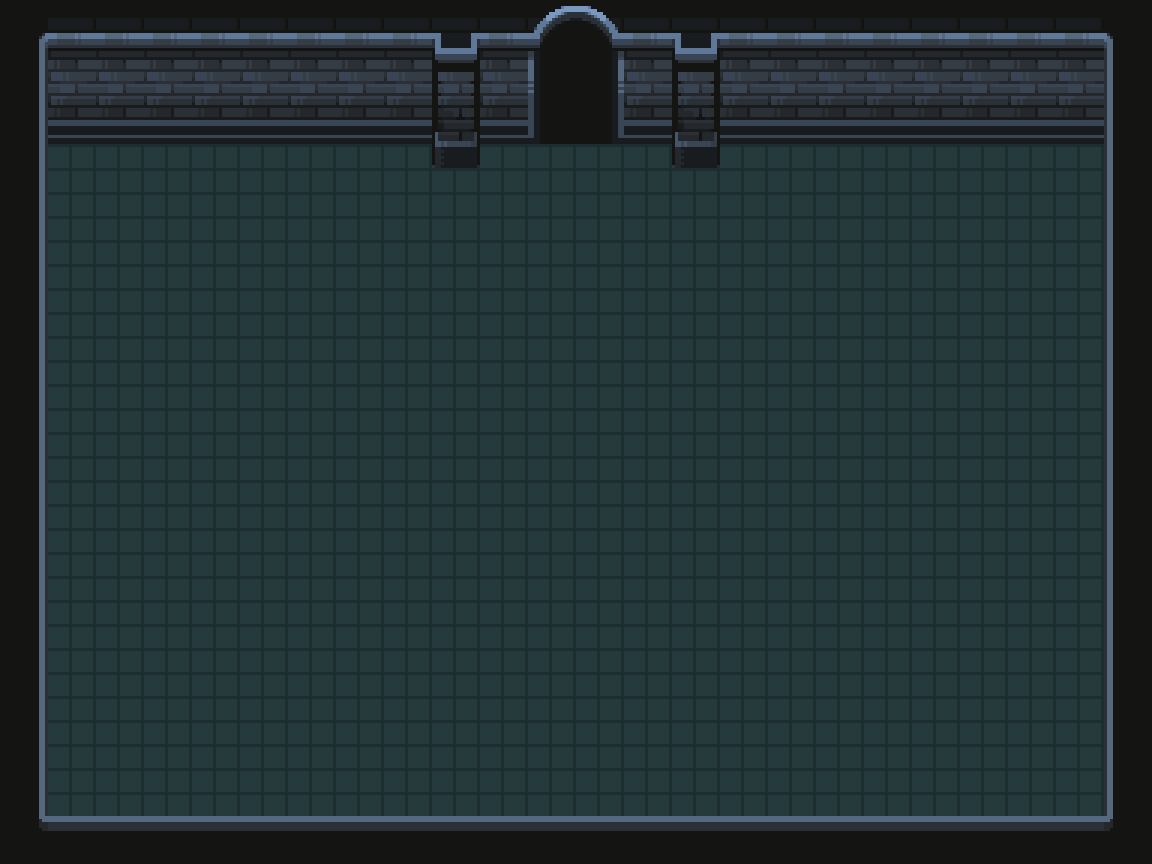

A level layout from a 2D game, rendered from its tile map. Below: a short description, then the map file with its tile-grid data intact:
An orthogonal 24x18 tile map with 48x48 px tiles, 2 tile layers (Floor, Base layer) and 5 objects (4x wall, north door).

<map version="1.10" tiledversion="1.10.1" orientation="orthogonal" renderorder="right-down" width="24" height="18" tilewidth="48" tileheight="48" infinite="0" backgroundcolor="#000000" nextlayerid="6" nextobjectid="7">
 <tileset firstgid="1" name="PixelCrawlerDungeonEnvironment" tilewidth="48" tileheight="48" tilecount="625" columns="25">
  <image source="PixelCrawlerDungeonEnvironment.png" width="1200" height="1200" />
 </tileset>
 <layer id="3" name="Floor" width="24" height="18">
  <data encoding="csv">
0,0,0,0,0,0,0,0,0,0,0,0,0,0,0,0,0,0,0,0,0,0,0,0,
0,0,0,0,0,0,0,0,0,0,0,0,0,0,0,0,0,0,0,0,0,0,0,0,
0,0,0,0,0,0,0,0,0,0,0,0,0,0,0,0,0,0,0,0,0,0,0,0,
0,31,31,31,31,31,31,31,31,31,31,31,31,31,31,31,31,31,31,31,31,31,31,0,
0,0,0,0,0,0,0,0,0,0,0,0,0,0,0,0,0,0,0,0,0,0,0,0,
0,0,0,0,0,0,0,0,0,0,0,0,0,0,0,0,0,0,0,0,0,0,0,0,
0,0,0,0,0,0,0,0,0,0,0,0,0,0,0,0,0,0,0,0,0,0,0,0,
0,0,0,0,0,0,0,0,0,0,0,0,0,0,0,0,0,0,0,0,0,0,0,0,
0,0,0,0,0,0,0,0,0,0,0,0,0,0,0,0,0,0,0,0,0,0,0,0,
0,0,0,0,0,0,0,0,0,0,0,0,0,0,0,0,0,0,0,0,0,0,0,0,
0,0,0,0,0,0,0,0,0,0,0,0,0,0,0,0,0,0,0,0,0,0,0,0,
0,0,0,0,0,0,0,0,0,0,0,0,0,0,0,0,0,0,0,0,0,0,0,0,
0,0,0,0,0,0,0,0,0,0,0,0,0,0,0,0,0,0,0,0,0,0,0,0,
0,0,0,0,0,0,0,0,0,0,0,0,0,0,0,0,0,0,0,0,0,0,0,0,
0,0,0,0,0,0,0,0,0,0,0,0,0,0,0,0,0,0,0,0,0,0,0,0,
0,0,0,0,0,0,0,0,0,0,0,0,0,0,0,0,0,0,0,0,0,31,31,0,
0,0,0,0,0,0,0,0,0,0,0,0,0,0,0,0,0,0,0,0,0,31,31,0,
0,0,0,0,0,0,0,0,0,0,0,0,0,0,0,0,0,0,0,0,0,0,0,0
</data>
 </layer>
 <layer id="2" name="Base layer" width="24" height="18">
  <data encoding="csv">
104,2,2,2,2,2,2,2,2,4,2,251,252,2,4,2,2,2,2,2,2,2,2,105,
129,27,27,27,27,27,27,27,27,29,27,276,277,27,29,27,27,27,27,27,27,27,27,130,
129,52,52,52,52,52,52,52,52,54,52,301,302,52,54,52,52,52,52,52,52,52,52,130,
129,0,0,0,0,0,0,0,0,79,31,31,31,31,79,0,0,0,0,0,0,0,0,130,
129,31,31,31,31,31,31,31,31,31,31,31,31,31,31,31,31,31,31,31,31,31,31,130,
129,31,31,31,31,31,31,31,31,31,31,31,31,31,31,31,31,31,31,31,31,31,31,130,
129,31,31,31,31,31,31,31,31,31,31,31,31,31,31,31,31,31,31,31,31,31,31,130,
129,31,31,31,31,31,31,31,31,31,31,31,31,31,31,31,31,31,31,31,31,31,31,130,
129,31,31,31,31,31,31,31,31,31,31,31,31,31,31,31,31,31,31,31,31,31,31,130,
129,31,31,31,31,31,31,31,31,31,31,31,31,31,31,31,31,31,31,31,31,31,31,130,
129,31,31,31,31,31,31,31,31,31,31,31,31,31,31,31,31,31,31,31,31,31,31,130,
129,31,31,31,31,31,31,31,31,31,31,31,31,31,31,31,31,31,31,31,31,31,31,130,
129,31,31,31,31,31,31,31,31,31,31,31,31,31,31,31,31,31,31,31,31,31,31,130,
129,31,31,31,31,31,31,31,31,31,31,31,31,31,31,31,31,31,31,31,31,31,31,130,
129,31,31,31,31,31,31,31,31,31,31,31,31,31,31,31,31,31,31,31,31,31,31,130,
129,31,31,31,31,31,31,31,31,31,31,31,31,31,31,31,31,31,31,31,31,31,31,130,
129,31,31,31,31,31,31,31,31,31,31,31,31,31,31,31,31,31,31,31,31,31,31,130,
154,77,77,77,77,77,77,77,77,77,77,77,77,77,77,77,77,77,77,77,77,77,77,155
</data>
 </layer>
 <objectgroup id="5" name="Object Layer 1">
  <object id="1" type="wall" x="1104" y="8" width="46" height="864" />
  <object id="2" type="wall" x="6" y="821" width="1142" height="37" />
  <object id="3" type="wall" x="1" y="1" width="42" height="829" />
  <object id="4" type="wall" x="1" y="2" width="1150" height="88" />
  <object id="5" type="north door" x="532" y="17" width="88" height="126.613" />
 </objectgroup>
</map>